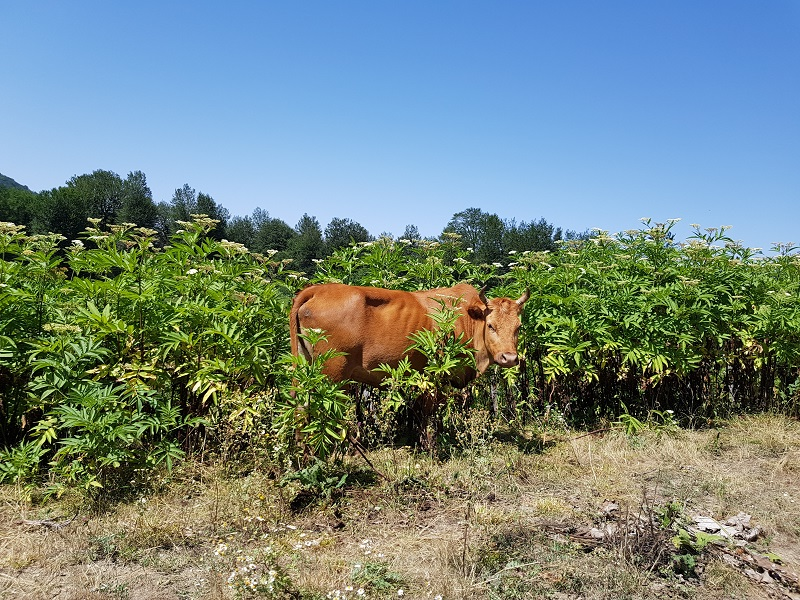
#> input picture 04-Image Enhancement & Filtering on Images/images/input.jpg, 800 x 600 px
$ jupyter execute 12-Histogram-Comparison.ipynb
#> lines starting #> are read from the running program, lines starting #| are printed output that depends on the picture; long printed decimals are rounded
## 1- Importing Libraries

[cell 1]
import cv2
import numpy as np
import matplotlib.pyplot as plt

## 2- Sensitivity to Image Size

[cell 2]
#load images in gray-scale
image1 = cv2.imread('images/input.jpg',0)
#> image1: shape (600, 800); min 0, max 255, mean 128.3
image2 = cv2.imread('images/input-small.jpg',0)
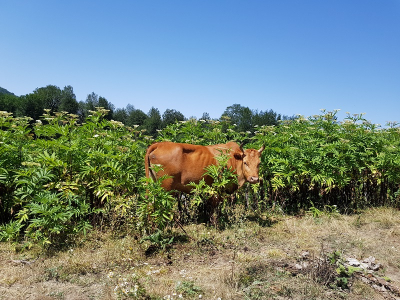
#> input picture 04-Image Enhancement & Filtering on Images/images/input-small.jpg, 400 x 300 px
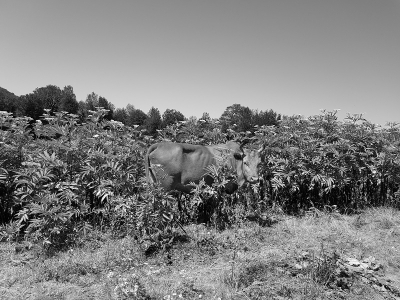
#> image2: shape (300, 400); min 1, max 254, mean 128.5

#print dimentions
print("image1 is: ", image1.shape)
#| image1 is:  (600, 800)
print("image2 is: ", image2.shape)
#| image2 is:  (300, 400)

#calculate histograms
histogram1 = cv2.calcHist([image1], [0], None, [256], [0, 256])
#> histogram1 = 256 values, max 5105 at index 0, min 113 at index 250, mean 1875
histogram2 = cv2.calcHist([image2], [0], None, [256], [0, 256])
#> histogram2 = 256 values, max 1325 at index 158, min 0 at index 0, mean 468.8

#plot
plt.figure(figsize=[10,3])
plt.subplot(121);plt.plot(histogram1);plt.title("Bigger image")
plt.subplot(122);plt.plot(histogram2);plt.title("Smaller image")
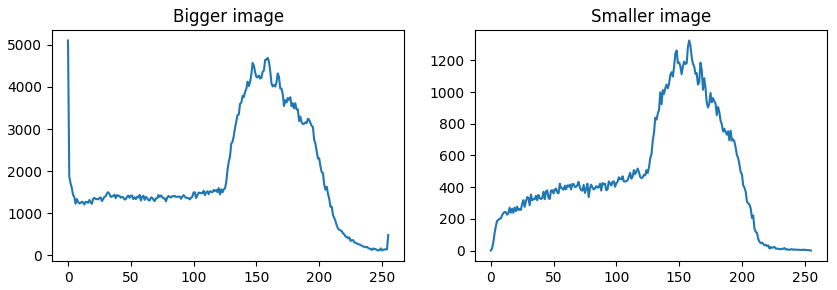
#> figure drawn by matplotlib, 2 panels; panel 1: curve peaks at x = 0, y = 5105; panel 2: curve peaks at x = 158, y = 1325

## 3- Normalized Histogram

```normalize(src, dst[, alpha[, beta[, norm_type```

[cell 3]
#load images in gray-scale
image1 = cv2.imread('images/input.jpg',0)
image2 = cv2.imread('images/input-small.jpg',0)

#calculate histograms
histogram1 = cv2.calcHist([image1], [0], None, [256], [0, 256])
histogram2 = cv2.calcHist([image2], [0], None, [256], [0, 256])

#copy histograms
histogram1_normalized = histogram1.copy()
#> histogram1_normalized has the same summary as histogram1
histogram2_normalized = histogram2.copy()
#> histogram2_normalized has the same summary as histogram2

#normalize histograms
cv2.normalize(histogram1, histogram1_normalized, alpha=0, beta=1, norm_type=cv2.NORM_MINMAX)
cv2.normalize(histogram2, histogram2_normalized, alpha=0, beta=1, norm_type=cv2.NORM_MINMAX)

#plot
plt.figure(figsize=[10,7])
plt.subplot(221);plt.plot(histogram1);plt.title("Bigger image before normalization")
plt.subplot(222);plt.plot(histogram2);plt.title("Smaller image before normalization")

plt.subplot(223);plt.plot(histogram1_normalized);plt.title("Bigger image after normalization")
plt.subplot(224);plt.plot(histogram2_normalized);plt.title("Smaller image after normalization")
#> figure, not shown here; panel 1: curve peaks at x = 0, y = 5105; panel 2: curve peaks at x = 158, y = 1325; panel 3: curve peaks at x = 0, y = 1; panel 4: curve peaks at x = 158, y = 1

## 4- Comparing Histograms

```compareHist(H1, H2, method)```

[cell 4]
src_base = cv2.imread("images/Histogram_Comparison_Source_0.jpg")
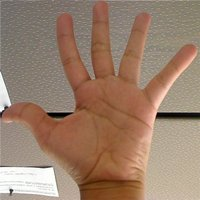
#> input picture 04-Image Enhancement & Filtering on Images/images/Histogram_Comparison_Source_0.jpg, 200 x 200 px
#> src_base is the input picture: shape (200, 200, 3); mean B, G, R 107.8, 127.1, 154.3
src_test1 = cv2.imread("images/Histogram_Comparison_Source_1.jpg")
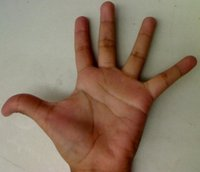
#> input picture 04-Image Enhancement & Filtering on Images/images/Histogram_Comparison_Source_1.jpg, 200 x 172 px
#> src_test1 is the input picture: shape (172, 200, 3); mean B, G, R 101.1, 120.5, 140.6
src_test2 = cv2.imread("images/Histogram_Comparison_Source_2.jpg")
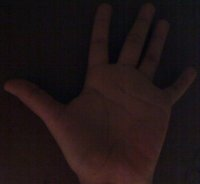
#> input picture 04-Image Enhancement & Filtering on Images/images/Histogram_Comparison_Source_2.jpg, 200 x 184 px
#> src_test2 is the input picture: shape (184, 200, 3); mean B, G, R 21.5, 21.1, 32.2

hsv_base = cv2.cvtColor(src_base, cv2.COLOR_BGR2HSV)
#> hsv_base: shape (200, 200, 3); mean H, S, V 15.5, 80.3, 154.4
hsv_test1 = cv2.cvtColor(src_test1, cv2.COLOR_BGR2HSV)
#> hsv_test1: shape (172, 200, 3); mean H, S, V 22, 82.8, 141.4
hsv_test2 = cv2.cvtColor(src_test2, cv2.COLOR_BGR2HSV)
#> hsv_test2: shape (184, 200, 3); mean H, S, V 75.8, 89.4, 32.7

# create an image of half the base image (in HSV format):
hsv_half_down = hsv_base[hsv_base.shape[0]//2:,:]
#> hsv_half_down: shape (100, 200, 3); mean H, S, V 16.3, 92.8, 165.4


hist_base = cv2.calcHist([hsv_base], [0, 1], None,  [180,256], [0,180,0,256])
cv2.normalize(hist_base, hist_base, alpha=0, beta=1, norm_type=cv2.NORM_MINMAX)
#> hist_base: shape (180, 256) float32; min 0, max 1, mean 0.00201
hist_half_down = cv2.calcHist([hsv_half_down], [0, 1], None,  [180,256], [0,180,0,256])
cv2.normalize(hist_half_down, hist_half_down, alpha=0, beta=1, norm_type=cv2.NORM_MINMAX)
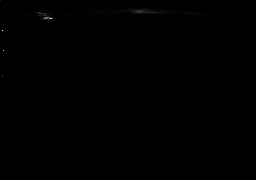
#> hist_half_down: shape (180, 256) float32; min 0, max 1, mean 0.00102
hist_test1 = cv2.calcHist([hsv_test1], [0, 1], None,  [180,256], [0,180,0,256])
cv2.normalize(hist_test1, hist_test1, alpha=0, beta=1, norm_type=cv2.NORM_MINMAX)
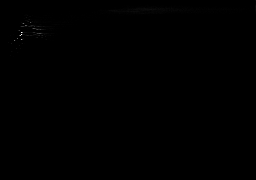
#> hist_test1: shape (180, 256) float32; min 0, max 1, mean 0.000773
hist_test2 = cv2.calcHist([hsv_test2], [0, 1], None,  [180,256], [0,180,0,256])
cv2.normalize(hist_test2, hist_test2, alpha=0, beta=1, norm_type=cv2.NORM_MINMAX)
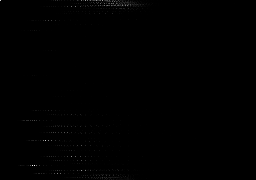
#> hist_test2: shape (180, 256) float32; min 0, max 1, mean 0.00199

base_base = cv2.compareHist(hist_base, hist_base, cv2.HISTCMP_BHATTACHARYYA)
#> base_base = 0
base_half = cv2.compareHist(hist_base, hist_half_down, cv2.HISTCMP_BHATTACHARYYA)
#> base_half = 0.311
base_test1 = cv2.compareHist(hist_base, hist_test1, cv2.HISTCMP_BHATTACHARYYA)
#> base_test1 = 0.75
base_test2 = cv2.compareHist(hist_base, hist_test2, cv2.HISTCMP_BHATTACHARYYA)
#> base_test2 = 0.946


plt.figure(figsize=[10,7])
plt.subplot(221);plt.imshow(src_base[...,::-1]);plt.title("Base image")
plt.subplot(222);plt.imshow(cv2.cvtColor(hsv_half_down, cv2.COLOR_HSV2RGB));plt.title("Half image")
plt.subplot(223);plt.imshow(src_test1[...,::-1]);plt.title("test1")
plt.subplot(224);plt.imshow(src_test2[...,::-1]);plt.title("test2")


print('Perfect: {}, \nBase-Half:{}, \nBase-Test(1):{}, \nBase-Test(2) :{}'.format(\
          base_base, base_half, base_test1, base_test2))
#| Perfect: 0.0,
#| Base-Half:0.3107,
#| Base-Test(1):0.7498,
#| Base-Test(2) :0.9465
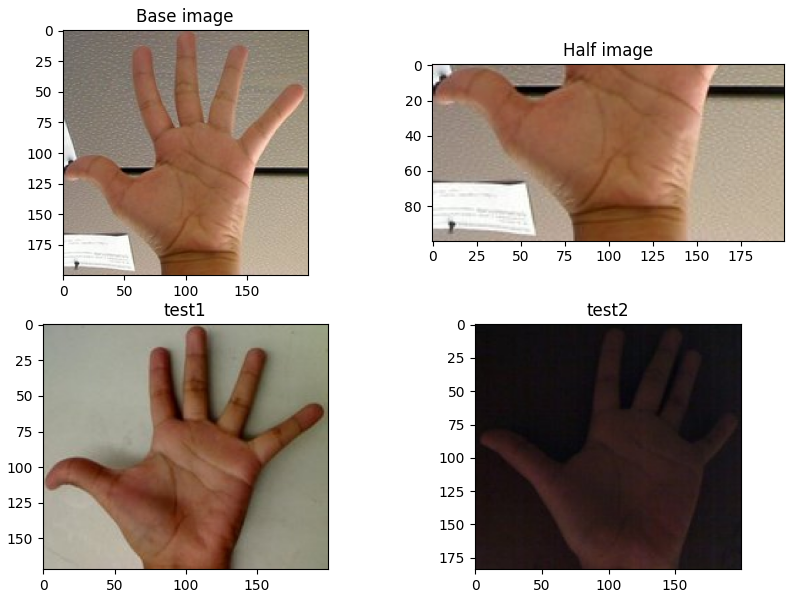
#> figure drawn by matplotlib, 4 panels

## 5- Other Methods

[cell 5]
src_base = cv2.imread("images/Histogram_Comparison_Source_0.jpg")
src_test1 = cv2.imread("images/Histogram_Comparison_Source_1.jpg")
src_test2 = cv2.imread("images/Histogram_Comparison_Source_2.jpg")

hsv_base = cv2.cvtColor(src_base, cv2.COLOR_BGR2HSV)
hsv_test1 = cv2.cvtColor(src_test1, cv2.COLOR_BGR2HSV)
hsv_test2 = cv2.cvtColor(src_test2, cv2.COLOR_BGR2HSV)

# create an image of half the base image (in HSV format):
hsv_half_down = hsv_base[hsv_base.shape[0]//2:,:]


hist_base = cv2.calcHist([hsv_base], [0, 1], None,  [180,256], [0,180,0,256])
cv2.normalize(hist_base, hist_base, alpha=0, beta=1, norm_type=cv2.NORM_MINMAX)
hist_half_down = cv2.calcHist([hsv_half_down], [0, 1], None,  [180,256], [0,180,0,256])
cv2.normalize(hist_half_down, hist_half_down, alpha=0, beta=1, norm_type=cv2.NORM_MINMAX)
hist_test1 = cv2.calcHist([hsv_test1], [0, 1], None,  [180,256], [0,180,0,256])
cv2.normalize(hist_test1, hist_test1, alpha=0, beta=1, norm_type=cv2.NORM_MINMAX)
hist_test2 = cv2.calcHist([hsv_test2], [0, 1], None,  [180,256], [0,180,0,256])
cv2.normalize(hist_test2, hist_test2, alpha=0, beta=1, norm_type=cv2.NORM_MINMAX)

plt.figure(figsize=[10,7])
plt.subplot(221);plt.imshow(src_base[...,::-1]);plt.title("Base image")
plt.subplot(222);plt.imshow(cv2.cvtColor(hsv_half_down, cv2.COLOR_HSV2RGB));plt.title("Half image")
plt.subplot(223);plt.imshow(src_test1[...,::-1]);plt.title("test1")
plt.subplot(224);plt.imshow(src_test2[...,::-1]);plt.title("test2")


methods = [cv2.HISTCMP_BHATTACHARYYA, cv2.HISTCMP_CHISQR, cv2.HISTCMP_CORREL, cv2.HISTCMP_INTERSECT, cv2.HISTCMP_KL_DIV]
method_names = ['cv2.HISTCMP_BHATTACHARYYA', 'cv2.HISTCMP_CHISQR', 'cv2.HISTCMP_CORREL', 'cv2.HISTCMP_INTERSECT', 'cv2.HISTCMP_KL_DIV']

for method, method_name in zip(methods, method_names):
    print("Method:", method_name)
    base_base = cv2.compareHist(hist_base, hist_base, method)
    base_half = cv2.compareHist(hist_base, hist_half_down, method)
    base_test1 = cv2.compareHist(hist_base, hist_test1, method)
    base_test2 = cv2.compareHist(hist_base, hist_test2, method)
    print(' -Perfect: {}, \n -Base-Half:{}, \n -Base-Test(1):{}, \n -Base-Test(2) :{}\n---'.format(\
              base_base, base_half, base_test1, base_test2))
#> this loop made 5 passes
#> (base_base, base_half, base_test1, base_test2) on passes 1 to 5: (0, 0.311, 0.75, 0.946), (0, 34.03, 661.1, 1712.5), (1, 0.826, 0.082, 0.0207), (92.59, 46.74, 11.65, 4.54), (0, 180.5, 653.7, 1676.1)
#> (printed output is left out)
